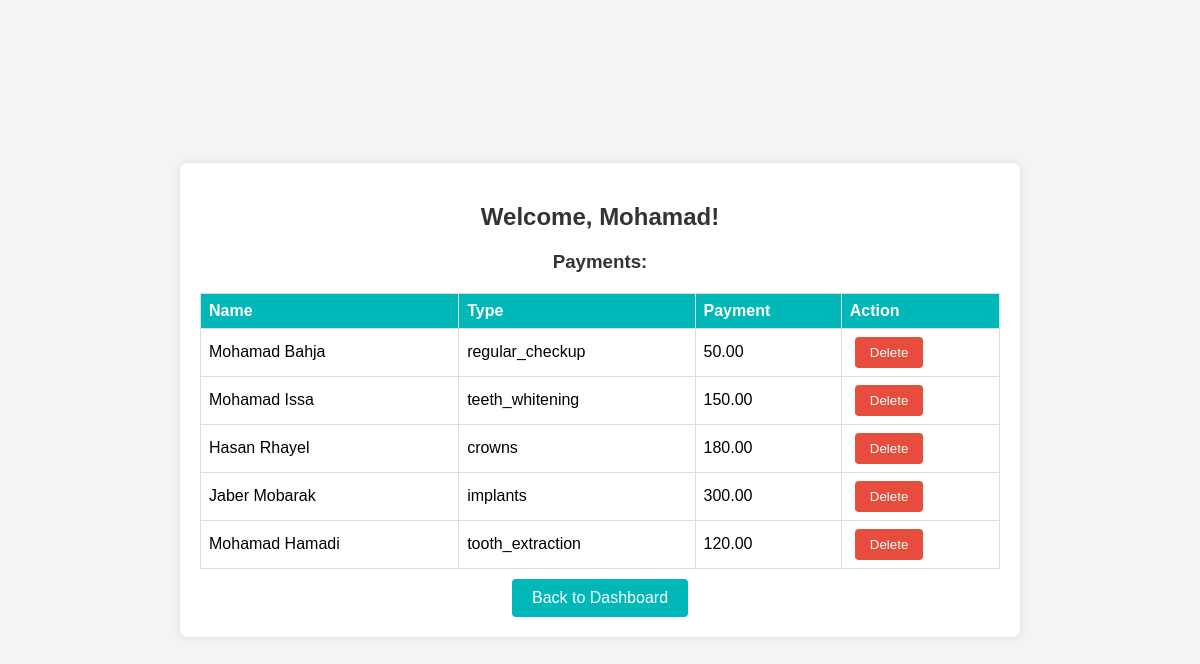
The app's page /payments.php (signed in) with its own data.
### tables this page shows
CREATE TABLE `contact_form` (
  `id` int(100) NOT NULL,
  `name` varchar(100) NOT NULL,
  `email` varchar(100) NOT NULL,
  `number` varchar(12) NOT NULL,
  `date` datetime NOT NULL,
  `type` varchar(100) NOT NULL,
  `price` varchar(50) NOT NULL
);

### payments.php (the view, shortened to what this page needs)
<?php
require_once('db.php');
$sql = "SELECT id, name, price, type FROM contact_form";
$result = mysqli_query($conn, $sql);
if ($result) {
    $payments = mysqli_fetch_all($result, MYSQLI_ASSOC);
} else {
    $error = mysqli_error($conn);
    echo "Error retrieving payment data: $error";
}
?>
<!DOCTYPE html>
<html lang="en">
<head>
</head>
<body>
    <div class="dashboard-container">
        <h2>Welcome, <?php echo $_SESSION['admin']; ?>!</h2>
        <h3>Payments:</h3>
        <?php
        if (isset($payments) && !empty($payments)) {
            echo '<table>';
            echo '<tr><th>Name</th><th>Type</th><th>Payment</th><th>Action</th></tr>';
            foreach ($payments as $index => $payment) {
                $rowClass = ($index === 0) ? 'first-row' : '';
                echo '<tr class="' . $rowClass . '">';
                echo '<td>' . $payment['name'] . '</td>';
                echo '<td>' . $payment['type'] . '</td>';
                echo '<td>' . $payment['price'] . '</td>';
                echo '<td>';
                echo '<form action="" method="POST">';
                echo '<button type="submit" class="delete-button" name="delete" value="' . $payment['id'] . '">Delete</button>';
                echo '</form>';
                echo '</td>';
                echo '</tr>';
            }
            echo '</table>';
        } else {
            echo '<p>No payment data available.</p>';
        }
        ?>
        <a href="admin_dashboard.php" class="button-link">Back to Dashboard</a>
    </div>
</body>
</html>

### payments.php (style rules this page uses)
body { font-family: 'Arial', sans-serif; margin: 0; padding: 0; display: flex; align-items: center; justify-content: center; height: 100vh; background-color: #f4f4f4; }
.dashboard-container { background-color: #fff; padding: 20px; border-radius: 8px; box-shadow: 0 0 10px rgba(0, 0, 0, 0.1); width: 800px; text-align: center; }
h2 { color: #333; margin-bottom: 20px; }
h3 { color: #333; margin-bottom: 10px; }
table { width: 100%; border-collapse: collapse; margin-top: 20px; }
th, td { border: 1px solid #ddd; padding: 8px; text-align: left; }
th { background-color: #00b8b8; color: #fff; }
tr:first-child { background-color: #00b8b8; color: #fff; }
a.button-link { display: inline-block; margin-top: 10px; padding: 10px 20px; background-color: #00b8b8; color: #fff; text-decoration: none; border-radius: 4px; transition: background-color 0.3s; }
.delete-button { background-color: #e74c3c; color: #fff; border: none; padding: 8px 15px; border-radius: 4px; cursor: pointer; margin-left: 5px; }

### records on screen
contact_form: name "Mohamad Bahja", type "regular_checkup", price "50.00", $payment['id'] 35 (drawn)
contact_form: name "Mohamad Issa", type "teeth_whitening", price "150.00", $payment['id'] 36 (drawn)
contact_form: name "Hasan Rhayel", type "crowns", price "180.00", $payment['id'] 37 (drawn)
contact_form: name "Jaber Mobarak", type "implants", price "300.00", $payment['id'] 38 (drawn)
contact_form: name "Mohamad Hamadi", type "tooth_extraction", price "120.00", $payment['id'] 39 (drawn)

### other values on screen
$_SESSION['admin'] "Mohamad"
